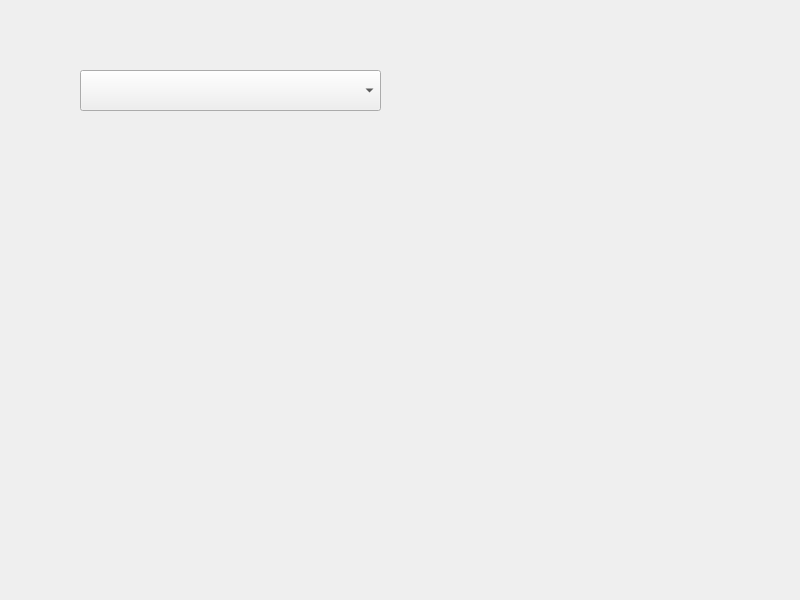
<?xml version="1.0" encoding="UTF-8"?>
<ui version="4.0">
 <class>Widget</class>
 <widget class="QWidget" name="Widget">
  <property name="geometry">
   <rect>
    <x>0</x>
    <y>0</y>
    <width>800</width>
    <height>600</height>
   </rect>
  </property>
  <property name="windowTitle">
   <string>Widget</string>
  </property>
  <widget class="QComboBox" name="comboBox">
   <property name="geometry">
    <rect>
     <x>80</x>
     <y>70</y>
     <width>301</width>
     <height>41</height>
    </rect>
   </property>
  </widget>
 </widget>
 <resources/>
 <connections/>
</ui>
